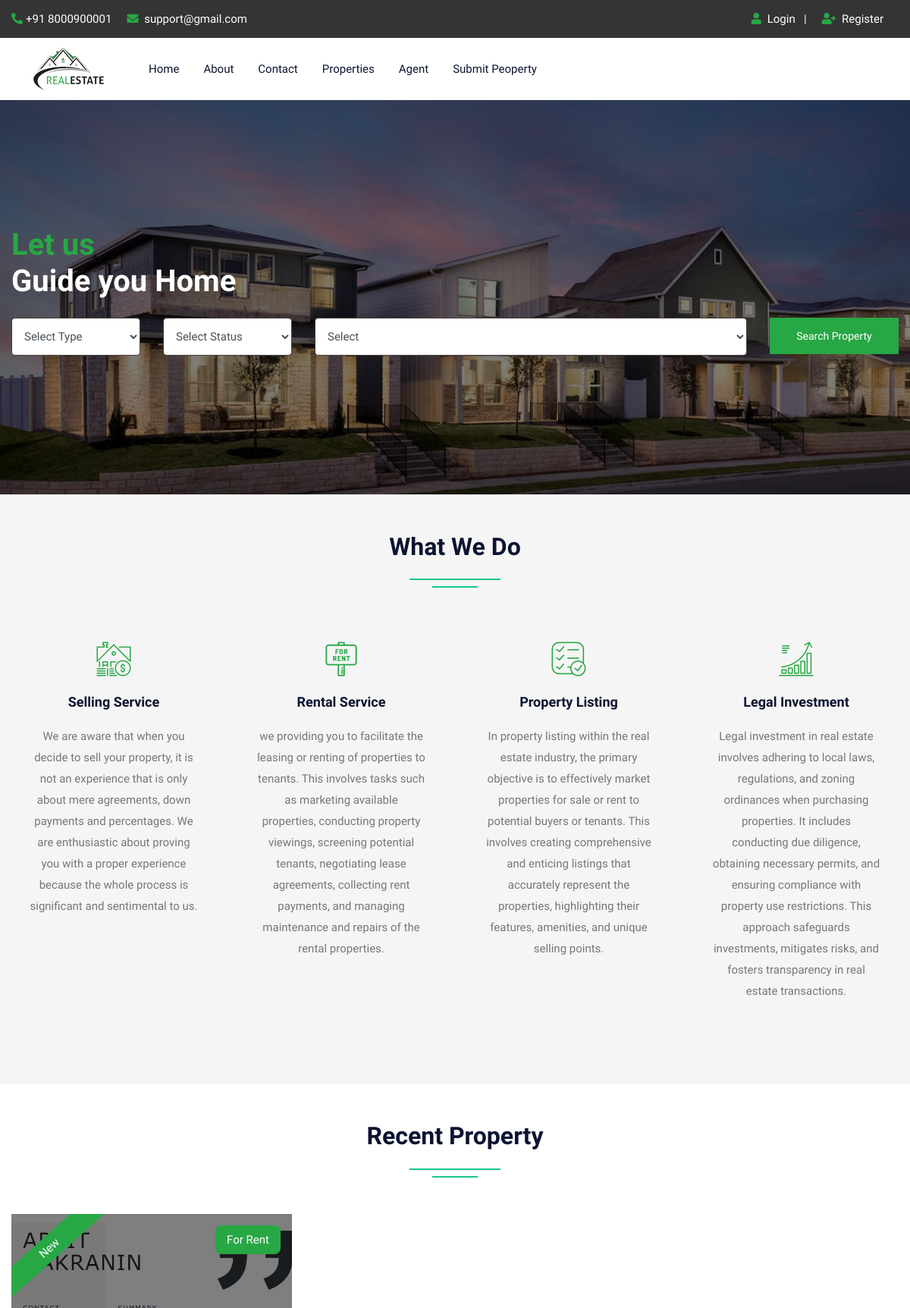
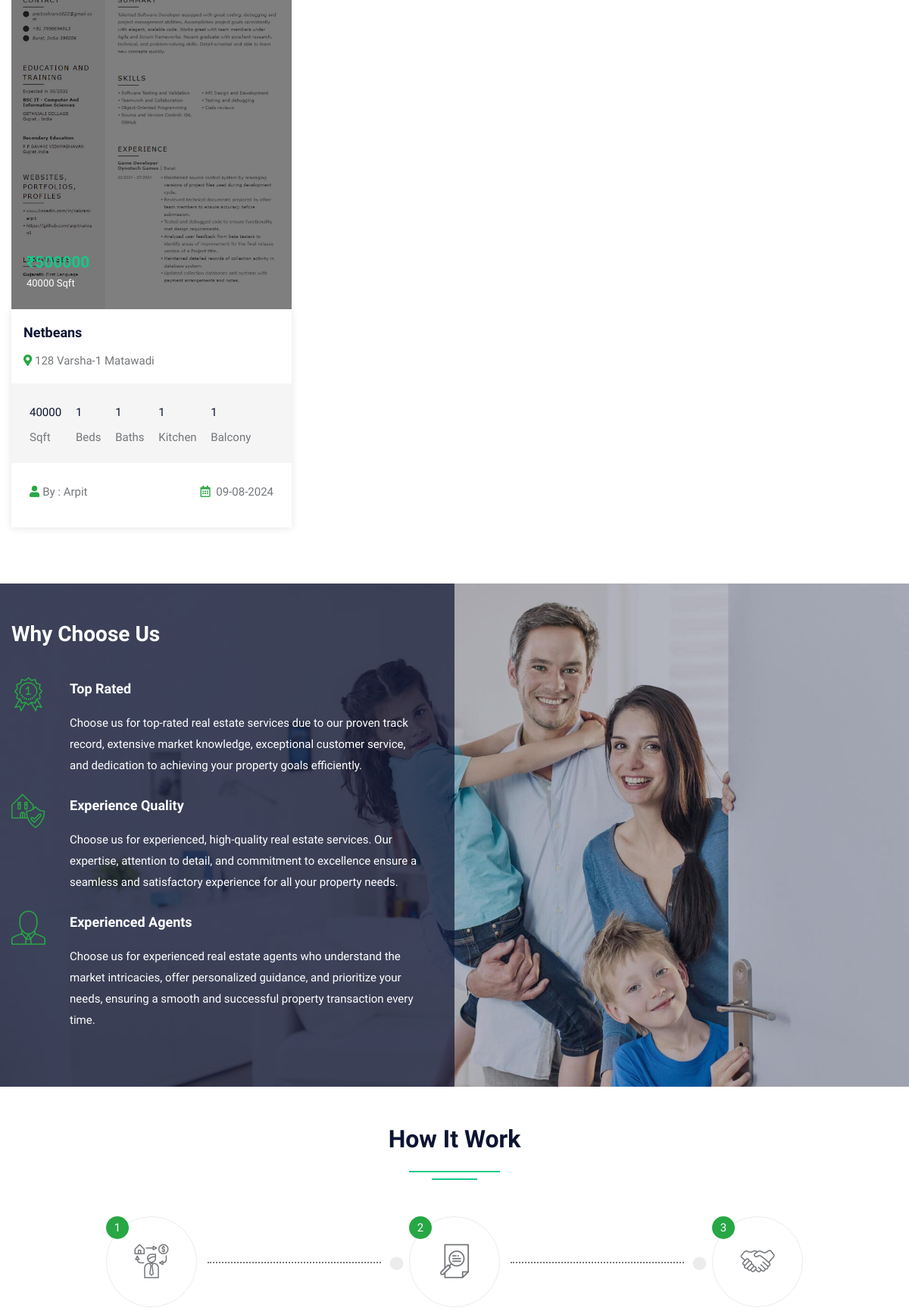
The page / (upper part) on the database its author committed (2 pictures, top to bottom).
### tables this page shows
CREATE TABLE `property` (
  `pid` int(50) NOT NULL,
  `title` varchar(200) NOT NULL,
  `pcontent` longtext NOT NULL,
  `type` varchar(100) NOT NULL,
  `bhk` varchar(50) NOT NULL,
  `stype` varchar(100) NOT NULL,
  `bedroom` int(50) NOT NULL,
  `bathroom` int(50) NOT NULL,
  `balcony` int(50) NOT NULL,
  `kitchen` int(50) NOT NULL,
  `hall` int(50) NOT NULL,
  `floor` varchar(50) NOT NULL,
  `size` int(50) NOT NULL,
  `price` int(50) NOT NULL,
  `location` varchar(200) NOT NULL,
  `city` varchar(100) NOT NULL,
  `state` varchar(100) NOT NULL,
  `feature` longtext NOT NULL,
  `pimage` varchar(300) NOT NULL,
  `pimage1` varchar(300) NOT NULL,
  `pimage2` varchar(300) NOT NULL,
  `pimage3` varchar(300) NOT NULL,
  `pimage4` varchar(300) NOT NULL,
  `uid` int(50) NOT NULL,
  `status` varchar(50) NOT NULL,
  `mapimage` varchar(300) NOT NULL,
  `topmapimage` varchar(300) NOT NULL,
  `groundmapimage` varchar(300) NOT NULL,
  `totalfloor` varchar(50) NOT NULL,
  `date` datetime NOT NULL DEFAULT current_timestamp(),
  `isFeatured` int(11) DEFAULT NULL
);

CREATE TABLE `user` (
  `uid` int(50) NOT NULL,
  `uname` varchar(100) NOT NULL,
  `uemail` varchar(100) NOT NULL,
  `uphone` varchar(20) NOT NULL,
  `upass` varchar(50) NOT NULL,
  `utype` varchar(50) NOT NULL,
  `uimage` varchar(300) NOT NULL
);

### index.php (the view, shortened to what this page needs)
<!DOCTYPE html>
<html lang="en">
<head>
<link rel="stylesheet" type="text/css" href="css/bootstrap.min.css">
<link rel="stylesheet" type="text/css" href="css/bootstrap-slider.css">
<link rel="stylesheet" type="text/css" href="css/jquery-ui.css">
<link rel="stylesheet" type="text/css" href="css/layerslider.css">
<link rel="stylesheet" type="text/css" href="css/color.css" id="color-change">
<link rel="stylesheet" type="text/css" href="css/owl.carousel.min.css">
<link rel="stylesheet" type="text/css" href="css/font-awesome.min.css">
<link rel="stylesheet" type="text/css" href="fonts/flaticon/flaticon.css">
<link rel="stylesheet" type="text/css" href="css/style.css">
</head>
<body>
<div id="page-wrapper">
    <div class="row">
		<?php include("include/header.php");?>
        <div class="overlay-black w-100 slider-banner1 position-relative" style="background-image: url('images/banner/rshmpg.jpg'); background-size: cover; background-position: center center; background-repeat: no-repeat;">
            <div class="container h-100">
                <div class="row h-100 align-items-center">
                    <div class="col-lg-12">
                        <div class="text-white">
                            <h1 class="mb-4"><span class="text-success">Let us</span><br>
                            Guide you Home</h1>
                            <form method="post" action="propertygrid.php">
                                <div class="row">
                                    <div class="col-md-6 col-lg-2">
                                        <div class="form-group">
                                            <select class="form-control" name="type">
                                                <option value="">Select Type</option>
                                            </select>
                                        </div>
                                    </div>
                                    <div class="col-md-6 col-lg-2">
                                        <div class="form-group">
                                            <select class="form-control" name="stype">
                                                <option value="">Select Status</option>
                                            </select>
                                        </div>
                                    </div>
                                    <div class="col-md-8 col-lg-6">
                                        <div class="form-group">
                                        <select class="form-control " name="city">
																<option value="" disabled selected disabled selected>Select</option>
															</select>
                                        </div>
                                    </div>
                                    <div class="col-md-4 col-lg-2">
                                        <div class="form-group">
                                            <button type="submit" name="filter" class="btn btn-success w-100">Search Property</button>
                                        </div>
                                    </div>
                                </div>
                            </form>
                        </div>
                    </div>
                </div>
            </div>
        </div>
        <div class="full-row bg-gray">
            <div class="container">
                <div class="row">
                    <div class="col-lg-12">
                        <h2 class="text-secondary double-down-line text-center mb-5">What We Do</h2></div>
                </div>
                <div class="text-box-one">
                    <div class="row">
                        <div class="col-lg-3 col-md-6">
                            <div class="p-4 text-center hover-bg-white hover-shadow rounded mb-4 transation-3s">
								<i class="flaticon-rent text-success flat-medium" aria-hidden="true"></i>
                                <h5 class="text-secondary hover-text-success py-3 m-0"><a href="#">Selling Service</a></h5>
                                <p>We are aware that when you decide to sell your property, it is not an experience that is only about mere agreements, down payments and percentages. We are enthusiastic about proving you with a proper experience because the whole process is significant and sentimental to us.</p>
                            </div>
                        </div>
                        <div class="col-lg-3 col-md-6">
                            <div class="p-4 text-center hover-bg-white hover-shadow rounded mb-4 transation-3s">
								<i class="flaticon-for-rent text-success flat-medium" aria-hidden="true"></i>
                                <h5 class="text-secondary hover-text-success py-3 m-0"><a href="#">Rental Service</a></h5>
                                <p>we providing you to facilitate the leasing or renting of properties to tenants. This involves tasks such as marketing available properties, conducting property viewings, screening potential tenants, negotiating lease agreements, collecting rent payments, and managing maintenance and repairs of the rental properties.</p>
                            </div>
                        </div>
                        <div class="col-lg-3 col-md-6">
                            <div class="p-4 text-center hover-bg-white hover-shadow rounded mb-4 transation-3s">
								<i class="flaticon-list text-success flat-medium" aria-hidden="true"></i>
                                <h5 class="text-secondary hover-text-success py-3 m-0"><a href="#">Property Listing</a></h5>
                                <p>In property listing within the real estate industry, the primary objective is to effectively market properties for sale or rent to potential buyers or tenants. This involves creating comprehensive and enticing listings that accurately represent the properties, highlighting their features, amenities, and unique selling points.</p>
                            </div>
                        </div>
                        <div class="col-lg-3 col-md-6">
                            <div class="p-4 text-center hover-bg-white hover-shadow rounded mb-4 transation-3s">
								<i class="flaticon-diagram text-success flat-medium" aria-hidden="true"></i>
                                <h5 class="text-secondary hover-text-success py-3 m-0"><a href="#">Legal Investment</a></h5>
                                <p>Legal investment in real estate involves adhering to local laws, regulations, and zoning ordinances when purchasing properties. It includes conducting due diligence, obtaining necessary permits, and ensuring compliance with property use restrictions. This approach safeguards investments, mitigates risks, and fosters transparency in real estate transactions.</p>
                            </div>
                        </div>
                    </div>
                </div>
            </div>
        </div>
        <div class="full-row">
            <div class="container">
                <div class="row">
                    <div class="col-md-12">
                        <h2 class="text-secondary double-down-line text-center mb-4">Recent Property</h2>
                    </div>
                    <div class="col-md-12">
                        <div class="tab-content mt-4" id="pills-tabContent">
                            <div class="tab-pane fade show active" id="pills-home" role="tabpanel" aria-labelledby="pills-home">
                                <div class="row">
									<?php $query=mysqli_query($con,"SELECT property.*, user.uname,user.utype,user.uimage FROM `property`,`user` WHERE property.uid=user.uid ORDER BY date DESC LIMIT 9");
										while($row=mysqli_fetch_array($query))
										{
                                            ?>
                                    <div class="col-md-6 col-lg-4">
                                        <div class="featured-thumb hover-zoomer mb-4">
                                            <div class="overlay-black overflow-hidden position-relative"> <img src="admin/property/<?php echo $row['18'];?>" alt="pimage">
                                                <div class="featured bg-success text-white">New</div>
                                                <div class="sale bg-success text-white text-capitalize">For <?php echo $row['5'];?></div>
                                                <div class="price text-primary"><b>₹<?php echo $row['13'];?> </b><span class="text-white"><?php echo $row['12'];?> Sqft</span></div>
                                            </div>
                                            <div class="featured-thumb-data shadow-one">
                                                <div class="p-3">
                                                    <h5 class="text-secondary hover-text-success mb-2 text-capitalize"><a href="propertydetail.php?pid=<?php echo $row['0'];?>"><?php echo $row['1'];?></a></h5>
                                                    <span class="location text-capitalize"><i class="fas fa-map-marker-alt text-success"></i> <?php echo $row['14'];?></span> </div>
                                                <div class="bg-gray quantity px-4 pt-4">
                                                    <ul>
                                                        <li><span><?php echo $row['12'];?></span> Sqft</li>
                                                        <li><span><?php echo $row['6'];?></span> Beds</li>
                                                        <li><span><?php echo $row['7'];?></span> Baths</li>
                                                        <li><span><?php echo $row['9'];?></span> Kitchen</li>
                                                        <li><span><?php echo $row['8'];?></span> Balcony</li>
                                                    </ul>
                                                </div>
                                                <div class="p-4 d-inline-block w-100">
                                                    <div class="float-left text-capitalize"><i class="fas fa-user text-success mr-1"></i>By : <?php echo $row['uname'];?></div>
                                                    <div class="float-right"><i class="far fa-calendar-alt text-success mr-1"></i> <?php echo date('d-m-Y', strtotime($row['date']));?></div>
                                                </div>
                                            </div>
                                        </div>
                                    </div>
									<?php } ?>
                                </div>
                            </div>
                        </div>
                    </div>
                </div>
            </div>
        </div>
        <div class="full-row living bg-one overlay-secondary-half" style="background-image: url('images/01.jpg'); background-size: cover; background-position: center center; background-repeat: no-repeat;">
            <div class="container">
                <div class="row">
                    <div class="col-md-12 col-lg-6">
                        <div class="living-list pr-4">
                            <h3 class="pb-4 mb-3 text-white">Why Choose Us</h3>
                            <ul>
                                <li class="mb-4 text-white d-flex">
									<i class="flaticon-reward flat-medium float-left d-table mr-4 text-success" aria-hidden="true"></i>
									<div class="pl-2">
										<h5 class="mb-3">Top Rated</h5>
										<p>Choose us for top-rated real estate services due to our proven track record, extensive market knowledge, exceptional customer service, and dedication to achieving your property goals efficiently.</p>
									</div>
                                </li>
                                <li class="mb-4 text-white d-flex">
									<i class="flaticon-real-estate flat-medium float-left d-table mr-4 text-success" aria-hidden="true"></i>
									<div class="pl-2">
										<h5 class="mb-3">Experience Quality</h5>
										<p>Choose us for experienced, high-quality real estate services. Our expertise, attention to detail, and commitment to excellence ensure a seamless and satisfactory experience for all your property needs.</p>
									</div>
                                </li>
                                <li class="mb-4 text-white d-flex">
									<i class="flaticon-seller flat-medium float-left d-table mr-4 text-success" aria-hidden="true"></i>
									<div class="pl-2">
										<h5 class="mb-3">Experienced Agents</h5>
										<p>Choose us for experienced real estate agents who understand the market intricacies, offer personalized guidance, and prioritize your needs, ensuring a smooth and successful property transaction every time.</p>
									</div>
                                </li>
                            </ul>
                        </div>
                    </div>
                </div>
            </div>
        </div>
        <div class="full-row">
            <div class="container">
                <div class="row">
                    <div class="col-lg-12">
                        <h2 class="text-secondary double-down-line text-center mb-5">How It Work</h2>
                        </div>
                </div>
                <div class="row">
                    <div class="col-md-4">
                        <div class="icon-thumb-one text-center mb-5">
                            <div class="bg-success text-white rounded-circle position-absolute z-index-9">1</div>
                            <div class="left-arrow"><i class="flaticon-investor flat-medium icon-success" aria-hidden="true"></i></div>
                        </div>
                    </div>
                    <div class="col-md-4">
                        <div class="icon-thumb-one text-center mb-5">
                            <div class="bg-success text-white rounded-circle position-absolute z-index-9">2</div>
                            <div class="left-arrow"><i class="flaticon-search flat-medium icon-success" aria-hidden="true"></i></div>
                        </div>
                    </div>
                    <div class="col-md-4">
                        <div class="icon-thumb-one text-center mb-5">
                            <div class="bg-success text-white rounded-circle position-absolute z-index-9">3</div>
                            <div><i class="flaticon-handshake flat-medium icon-success" aria-hidden="true"></i></div>
                        </div>
                    </div>
                </div>
            </div>
        </div>
    </div>
</div>
</body>
</html>

### css/color.css (style rules this page uses)
:root { --theme-ordinary-color: #74777b; }
:root { --theme-primary-color: #17c788; }
:root { --theme-secondary-color: #0d1432; }
:root { --theme-white-color: #fff; }
:root { --theme-light-color: #f8f8f8; }
:root { --theme-gray-color: #f5f5f5; }
:root { --theme-footer-color: #091b4b; }
:root { --theme-dark-color: #091b4b; }
:root { --text-light-color: #a3a7af; }
:root { --theme-primary-opacity-color: rgba(11, 191, 141, .8); }
:root { --theme-secondary-opacity-color: rgba(13,20,50,0.7); }
:root { --theme-white-opacity-color: rgba(255, 255, 255, 0.3); }
:root { --theme-dark-opacity-color: rgba(0, 0, 0, 0.5); }
:root { --theme-ordinary-font: 'Muli', sans-serif; }
:root { --theme-highlight-font: 'Comfortaa', cursive; }

### rows shown on the page
property: pimage (picture), stype "Rent", price "500000", size "40000", title "Netbeans", location "128 Varsha-1 Matawadi", bedroom "1", bathroom "1", kitchen "1", balcony "1", uid.uname "Arpit", date "09-08-2024"
